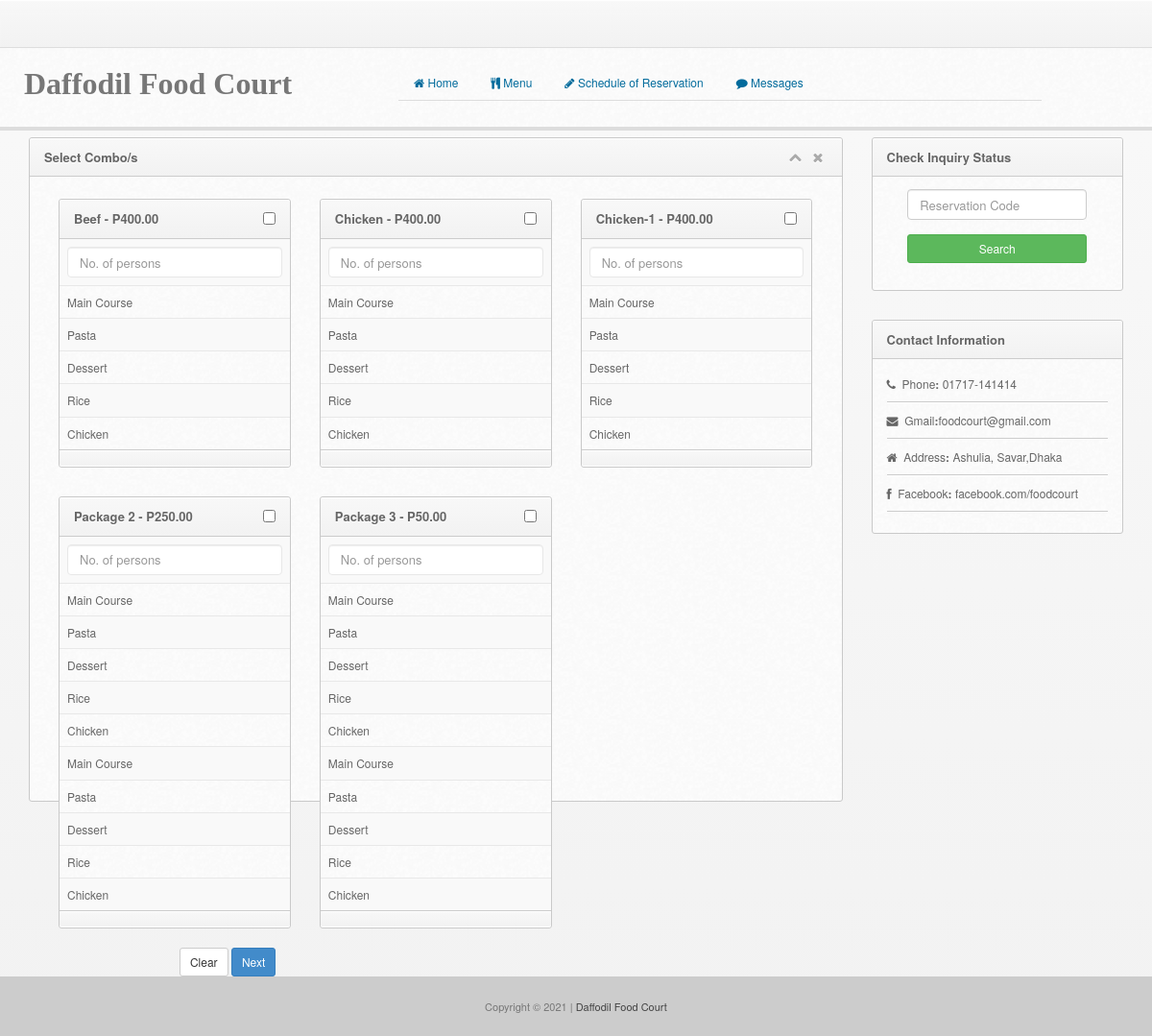
The page /combo.php (signed in) on the database its author committed.
### tables this page shows
CREATE TABLE `combo` (
  `combo_id` int(11) NOT NULL,
  `combo_name` varchar(100) NOT NULL,
  `combo_price` decimal(10,2) NOT NULL
);

CREATE TABLE `combo_details` (
  `combo_details_id` int(11) NOT NULL,
  `combo_id` int(11) NOT NULL,
  `menu_id` int(11) NOT NULL
);

CREATE TABLE `category` (
  `cat_id` int(11) NOT NULL,
  `cat_name` varchar(50) NOT NULL
);

### combo.php (the view, shortened to what this page needs)
<?php include 'header.php';?>
<body>
	<?php include 'navbar.php';?>
	<?php include 'menu-tab.php';?>
		<div class = "content">
			<div class = "col-lg-12 col-md-12 col-sm-12 col-xs-12">
				<div class = "col-md-9 col-lg-9">
					<div class="widget wgreen">
                <div class="widget-head">
                  <div class="pull-left">Select Combo/s</div>
                  <div class="widget-icons pull-right">
                    <a href="#" class="wminimize"><i class="fa fa-chevron-up"></i></a>
                    <a href="#" class="wclose"><i class="fa fa-times"></i></a>
                  </div>
                  <div class="clearfix"></div>
                </div>
                <div class="widget-content" style="height:650px">
                  <div class="padd">
                    <form class="form-horizontal" role="form" action="combo_save.php" method="post">
<?php
include('includes/dbcon.php');
    $query=mysqli_query($con,"select * from combo order by combo_name")or die(mysqli_error($con));
      while ($row=mysqli_fetch_array($query)){
        $id=$row['combo_id'];
        $name=$row['combo_name'];
        $price=$row['combo_price'];
?>
          <div class="col-md-4">
              <div class="widget">
                <div class="widget-head">
                  <div class="pull-left"><?php echo $name;?> - P<?php echo $price;?></div>
                  <div class="widget-icons pull-right">
                    <input type="checkbox" id="inlineCheckbox1" value="<?php echo $id;?>" name="combo_id[]">
                  </div>
                  <div class="clearfix"></div>
                </div>
                <div class="widget-content referrer">
                  <table class="table table-striped table-bordered table-hover">
                    <tbody>
                      <tr>
                      <td><input type="number" class="form-control" placeholder="No. of persons" name="nop[]"></td>
                    </tr>
<?php
    $query1=mysqli_query($con,"select * from combo_details natural join category where combo_id='$id'")or die(mysqli_error($con));
      while ($row1=mysqli_fetch_array($query1)){
        $catname=$row1['cat_name'];
?>
                    <tr>
                      <td><?php echo $catname;?></td>
                    </tr>
<?php }?>
                  </tbody></table>
                  <div class="widget-foot">
                  </div>
                </div>
              </div>
            </div>
            <?php }?>
                  </div>
                  <div class="form-group">
                                  <div class="col-lg-offset-2 col-lg-6">
                                    <button type="reset" class="btn btn-sm btn-default">Clear</button>
                                    <button type="submit" class="btn btn-sm btn-primary">Next</button>
                                  </div>
                                </div>
                </div>
              </div>
				</div>
        <?php include('right-sidebar.php');?>
<?php include 'footer.php';?>
</body>
</html>

### css/style.css (style rules this page uses)
body { font-size: 12px; line-height: 22px; color: #666; border-top: 3px solid #eee; background:#343434 url("../img/back.png") repeat; padding-top: 37px; -webkit-font-smoothing: antialiased; }
a { color: #026b9c; }
button { font-size: 11px; }
form { margin: 0px; }
.widget { border: 1px solid #c9c9c9; border-radius: 3px; margin-top: 10px; margin-bottom: 20px; background: #fafafa url('../img/cream.png') repeat; }
.widget .table * { border-color:#e8e8e8 !important; }
.widget .table.table-bordered { margin-bottom:0px; border:0px; }
.widget .table.table-bordered tr:first-child td { border-top:0px; }
.widget .table.table-bordered tr:last-child td { border-bottom:0px; }
.widget .table.table-bordered td { border-right:1px solid #ddd; }
.widget .table.table-bordered tr td:first-child { border-left:0px; }
.widget .table.table-bordered td:last-child { border-right:0px; }
.widget .padd, .modal-body { padding: 13px 15px; }
.widget .widget-head,.modal-header { background-color: #f8f8f8; background: -webkit-gradient(linear, left top, left bottom, from(#f8f8f8), to(#f2f2f2)); background: -webkit-linear-gradient(top, #f8f8f8, #f2f2f2); background: -moz-linear-gradient(top, #f8f8f8, #f2f2f2); background: -ms-linear-gradient(top, #f8f8f8, #f2f2f2); background: -o-linear-gradient(top, #f8f8f8, #f2f2f2); background: linear-gradient(top, #f8f8f8, #f2f2f2); border-top-right-radius: 3px; border-top-left-radius: 3px; text-shadow:0px 1px #fff; border-bottom: 1px solid #ccc; border-top: 1px solid #fff; color: #666; font-size: 13px; font-weight: bold; padding: 8px 15px; }
.widget .widget-head .widget-icons i { font-size: 14px; margin: 0px 4px; }
.widget .widget-head .widget-icons a { color: #aaa; }
.widget .widget-foot, .modal-footer { background-color: #f8f8f8; background: -webkit-gradient(linear, left top, left bottom, from(#f8f8f8), to(#f2f2f2)); background: -webkit-linear-gradient(top, #f8f8f8, #f2f2f2); background: -moz-linear-gradient(top, #f8f8f8, #f2f2f2); background: -ms-linear-gradient(top, #f8f8f8, #f2f2f2); background: -o-linear-gradient(top, #f8f8f8, #f2f2f2); background: linear-gradient(top, #f8f8f8, #f2f2f2); border-bottom-right-radius: 3px; border-bottom-left-radius: 3px; text-shadow:0px 1px #fff; border-bottom: 1px solid #fff; border-top: 1px solid #ccc; padding: 8px 15px; font-size: 12px; color: #555; box-shadow: inset 0px 1px 1px #fff; }

### rows shown on the page
combo: combo_name "Beef", combo_price "400.00"
combo_details: category.cat_name "Main Course", category.cat_name "Pasta", category.cat_name "Dessert", category.cat_name "Rice", category.cat_name "Chicken"
combo: combo_name "Chicken", combo_price "400.00"
combo_details: category.cat_name "Main Course", category.cat_name "Pasta", category.cat_name "Dessert", category.cat_name "Rice", category.cat_name "Chicken"
combo: combo_name "Chicken-1", combo_price "400.00"
combo_details: category.cat_name "Main Course", category.cat_name "Pasta", category.cat_name "Dessert", category.cat_name "Rice", category.cat_name "Chicken"
combo: combo_name "Package 2", combo_price "250.00"
combo_details: category.cat_name "Main Course", category.cat_name "Pasta", category.cat_name "Dessert", category.cat_name "Rice", category.cat_name "Chicken"
combo_details: category.cat_name "Main Course", category.cat_name "Pasta", category.cat_name "Dessert", category.cat_name "Rice", category.cat_name "Chicken"
combo: combo_name "Package 3", combo_price "50.00"
combo_details: category.cat_name "Main Course", category.cat_name "Pasta", category.cat_name "Dessert", category.cat_name "Rice", category.cat_name "Chicken"
combo_details: category.cat_name "Main Course", category.cat_name "Pasta", category.cat_name "Dessert", category.cat_name "Rice", category.cat_name "Chicken"
